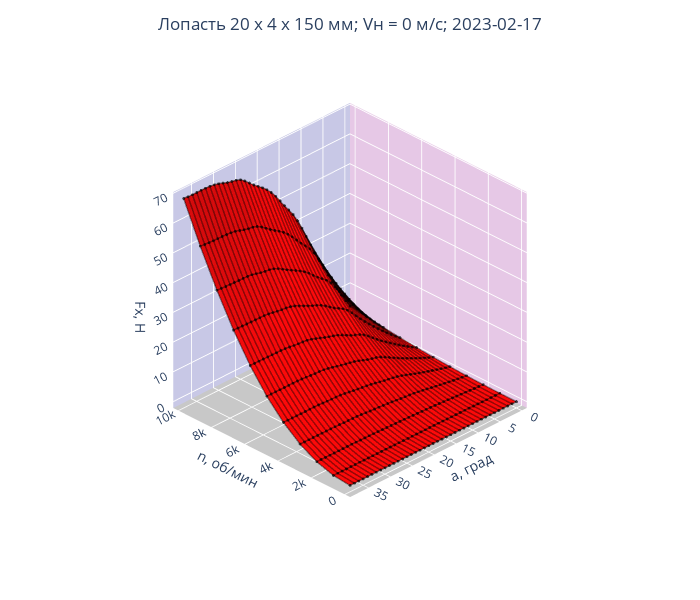

This figure's notebook cell:
### Code cell
plot(fx_m, fx, 'Fx, Н', [[0,'rgb(255, 0, 0)'], [1,  'rgb(255, 0, 0)']])
